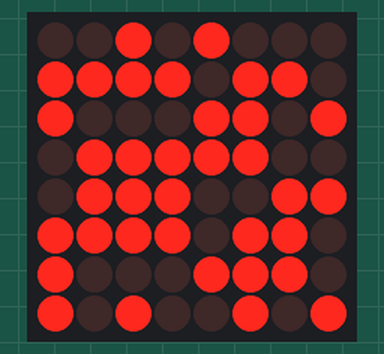
A sketch run on a simulated Arduino Uno, built with avr-gcc and run on an emulated ATmega328P. On the bench: 8×8 LED matrix. Wiring (inferred from the names in the program): LED matrix (orientation assumed): rows pin 10, pin 11, pin 12, pin 13, A1, A2, A3, A4; columns pin 2, pin 3, pin 4, pin 5, pin 6, pin 7, pin 8, pin 9. Random numbers use the default seed unless the sketch sets one.

Above: at 0.1 s.

The sketch:

DigitalSymbioteGOL.ino
```cpp
////////////////////////////////////////////////////////////////////////////////////////
///////////////                                                          ///////////////
///////////////  Name: MEGAN BATES                                       ///////////////
///////////////                                                          ///////////////
///////////////  Digital Symbiote (GOL)                                  ///////////////
///////////////  To to be booted on an ATMega installed on custom        ///////////////
///////////////  circuit boards 'Hardware GOL' 1,2 & 3                   ///////////////
///////////////                                                          ///////////////
///////////////  Arduino Trigger code connects to a relay which          ///////////////
///////////////  refreshes this GOL program using signals from plants.   ///////////////
///////////////  This causes intermittent, organic changes of the        ///////////////
///////////////  activity level of the LEDs- triggered by the plants.    ///////////////
///////////////  Without the plant, activity levels will not be high     ///////////////
///////////////  enough for the GOL to refresh and the LEDs will be      ///////////////
///////////////  static.                                                 ///////////////
///////////////                                                          ///////////////
///////////////                                                          ///////////////
///////////////  References:                                             ///////////////
///////////////  1: John Horton Conway's 'Game Of Life' Gardner, Martin  ///////////////
///////////////  (October 1970). "Mathematical Games – The fantastic     ///////////////
///////////////  combinations of John Conway's new solitaire game        ///////////////
///////////////  "life"". Scientific American. 223: 120–123.             ///////////////
///////////////  2: https://processing.org/examples/gameoflife.html      ///////////////
///////////////  (The game of life rules demonstrated in an IDE where I  ///////////////
///////////////  could play with parameters and build my own variations  ///////////////
///////////////  on the setup and rules quickly and easily.)             ///////////////
///////////////  3: https://pastebin.com/f22bfe98d                       ///////////////
///////////////  Correct method for multiplexing an LED matrix using     ///////////////
///////////////  the arduino FrequencyTimer library.                     ///////////////
///////////////  4: https://www.arduino.cc/en/Tutorial/                  ///////////////
///////////////  ArduinoToBreadboard ATMega bootloading method           ///////////////
///////////////                                                          ///////////////
////////////////////////////////////////////////////////////////////////////////////////

////////////////////////////////////////////////////////////////////////////////////////
/////////////////////////////////                        ///////////////////////////////
/////////////////////////////////    INITIALISATIONS     ///////////////////////////////
/////////////////////////////////                        ///////////////////////////////
////////////////////////////////////////////////////////////////////////////////////////

/////////////////////
// PIN ALLOCATIONS //
/////////////////////

int unusedPin = A0;

//Correlation between rows and pins:
//Rows: cathodes, negatively charged, don't pass through resistors
//ROWS ON  LED MULTIPLEX:         1,  2,  3,  4,  5,  6,  7,  8
//ATMEGA328P-PU PINS (CODE):      11, 12, 13, A0, A1, A2, A3, A4
//ATMEGA328P-PU PINS (HARDWARE):  17, 18, 19, 23, 24, 25, 26, 27

int rows[8] = {10, 11, 12, 13, A1, A2, A3, A4};

//Correlation between columns and pins:
//Cols: anodes, positively charged, pass through resistors
//COLS ON  LED MULTIPLEX:         A,  B, C,  D,  E,  F,  G,  H
//ATMEGA328P-PU PINS (CODE):      3,  4, 5,  6,  7,  8,  9,  10
//ATMEGA328P-PU PINS (HARDWARE):  5,  6, 11, 12, 13, 14, 15, 16

int cols[8] = {2, 3, 4, 5, 6, 7, 8, 9};

/////////////////////////////
// GAME OF LIFE PARAMETERS //
/////////////////////////////

// Size of the LED matrix (number of LEDS in a column/row)
#define SIZE 8
// The Matrix of LEDs, to keep track of output
int leds[SIZE][SIZE];
// State of members of the game of Life
int world[SIZE][SIZE];
// State of members of the game of life when updating
int worldBuffer[SIZE][SIZE];
// Percentage of members of the game of life to be alive on refresh.
long spawnDensity = 60;
// Keeps track of where we are in the columns of LEDs for multiplexing
int columnCounter = 0;
//keeps track of how many refreshes to the LEDs have happened.
int golDelayCounter = 0;

////////////////////////////////////////////////////////////////////////////////////////
/////////////////////////////////                           ////////////////////////////
/////////////////////////////////       CORE FUNCTIONS      ////////////////////////////
/////////////////////////////////                           ////////////////////////////
////////////////////////////////////////////////////////////////////////////////////////

//////////////////////////////
// SETUP, RUN ONCE AT START //
//////////////////////////////

void setup() {

  //Establish LEDs allocation to game of life members.
  // sets up cols and rows
  for (int i = 0; i < 8; i++) {
    pinMode(cols[i], OUTPUT);
    pinMode(rows[i], OUTPUT);
  }

  clearLeds();

  //Create a random seed for random field generation for the game of life.
  randomSeed(analogRead(unusedPin));
  //Run the function the build a field of random starters for the game of life.
  setupRandomField();

}

/////////////////////////////////////
// LOOP, REPEATING FUNCTION CALLS  //
/////////////////////////////////////

void loop() {

  golDelayCounter++;

  // Display current generation
  for (int i = 0; i < SIZE; i++) {
    for (int j = 0; j < SIZE; j++) {
      leds[i][j] = world[i][j];
    }
  }

  display();

  // Birth and death cycle
  if (golDelayCounter > 5000000){
    golDelayCounter = 0;
    GOL();
  }
  else{}

}

///////////////////////////////////////////////////
// DISPLAY, OUTPUT VALUES TO CORRESPONDING PINS  //
///////////////////////////////////////////////////

// Multiplex LEDS to alternate correct columns and rows
// This means 'off' pins stay off and 'on' pins are switched on and off.
// Alternates quickly according to FrequencyTimer
// so flickering of LEDs is fast enough to be imperceptible.
void display() {

  digitalWrite(cols[columnCounter], LOW);  // Turn whole previous column off
  columnCounter++;

  if (columnCounter == 8) {
    columnCounter = 0;
  }
  for (int row = 0; row < 8; row++) {
    if (leds[columnCounter][row] == 1) {
      digitalWrite(rows[row], LOW);  // Turn on this led
    }
    else {
      digitalWrite(rows[row], HIGH); // Turn off this led
    }
  }
  // Turn whole column on at once (for equal lighting times)
  digitalWrite(cols[columnCounter], HIGH);

}

/////////////////////////////////////
// SWITCH ON ALL LEDS FOR TESTING  //
/////////////////////////////////////

void onLeds() {
  for (int row = 0; row < 8; row++) {
    for (int col = 0; col < 8; col++) {
      digitalWrite(rows[row], LOW);  // Turn on row
      digitalWrite(cols[col], HIGH); // Turn on column
    }
  }
}

//////////////////////////////////////////////////////////////
// CLEAR (SWITCH OFF) ALL LEDS FOR MULTIPLEXING MANAGEMENT  //
//////////////////////////////////////////////////////////////

void clearLeds() {
  for (int row = 0; row < 8; row++) {
    for (int col = 0; col < 8; col++) {
      digitalWrite(rows[row], HIGH);  // Turn off row
      digitalWrite(cols[col], LOW); // Turn off column
    }
  }
}

////////////////////////////////////////////////////////////////////////////////////////
/////////////////////////////////                            ///////////////////////////
/////////////////////////////////       GOL FUNCTIONS        ///////////////////////////
/////////////////////////////////                            ///////////////////////////
////////////////////////////////////////////////////////////////////////////////////////

////////////////////////////////////////////////////////////////
// RESET THE GAME OF LIFE WITH A RANDOM SETTING FOR EACH LED  //
////////////////////////////////////////////////////////////////

void setupRandomField() {

  for (int i = 0; i < SIZE; i++) {
    for (int j = 0; j < SIZE; j++) {
      if (random(100) < spawnDensity) {
        world[i][j] = 1;
      }
      else {
        world[i][j] = 0;
      }
      worldBuffer[i][j] = 0;
    }
  }

}

///////////////////////////////////////
//     GOL BIRTH AND DEATH RULES     //
///////////////////////////////////////

void GOL(){

  for (int x = 0; x < SIZE; x++) {
    for (int y = 0; y < SIZE; y++) {

      // Default is for cell to stay the same
      worldBuffer[x][y] = world[x][y];
      int count = neighbours(x, y);
      if (count == 3 && world[x][y] == 0) {
        // A new cell is born
        worldBuffer[x][y] = 1;
      }
      if ((count < 2 || count > 3) && world[x][y] == 1) {
        // Cell dies
        worldBuffer[x][y] = 0;
      }
      // Copy next generation into place
      world[x][y] = worldBuffer[x][y];

    }
  }

}

//////////////////////////////////
// NEIGHBOUR COUNT FOR EACH PIN //
//////////////////////////////////

// count number of neighbours of each pin.
// (credit to Joan Soler-Adillon, https://processing.org/examples/gameoflife.html)
int neighbours(int x, int y) {

      int neighbours = 0; // We'll count the neighbours

      /////////////////////////////////////////////////////////////////////////////
      // Make the program loop the boundary- counts opposite edge as neighbours. //
      /////////////////////////////////////////////////////////////////////////////

      if ( x == SIZE-1 ){
        for (int yy=y-1; yy<=y+1; yy++) {
          if (((yy>=0)&&(yy<SIZE))) {
            if (world[0][yy]==1){
                neighbours ++; // Check alive neighbours and count them
            }
          }
        }
      }
      if ( x == 0 ){
        for (int yy=y-1; yy<=y+1; yy++) {
          if (((yy>=0)&&(yy<SIZE))) {
            if (world[SIZE-1][yy]==1){
                neighbours ++; // Check alive neighbours and count them
            }
          }
        }
      }
      if ( y == SIZE-1 ){
        for (int xx=x-1; xx<=x+1; xx++) {
          if (((xx>=0)&&(xx<SIZE))) {
            if (world[0][xx]==1){
                neighbours ++; // Check alive neighbours and count them
            }
          }
        }
      }
      if ( y == 0 ){
        for (int xx=x-1; xx<=x+1; xx++) {
          if (((xx>=0)&&(xx<SIZE))) {
            if (world[SIZE-1][xx]==1){
                neighbours ++; // Check alive neighbours and count them
            }
          }
        }
      }

      /////////////////////////
      // For all other cells //
      /////////////////////////

      for (int xx=x-1; xx<=x+1; xx++) {
        for (int yy=y-1; yy<=y+1; yy++) {

          // Make sure you are not out of bounds
          if (((xx>=0)&&(xx<SIZE))&&((yy>=0)&&(yy<SIZE))) {

            // Make sure to not check against self
            if (!((xx==x)&&(yy==y))) {

              if (world[xx][yy]==1){
                neighbours ++; // Check alive neighbours and count them
              }

            } // End of if
          } // End of if
        } // End of yy loop
      } //End of xx loop

 return neighbours;

}
```
